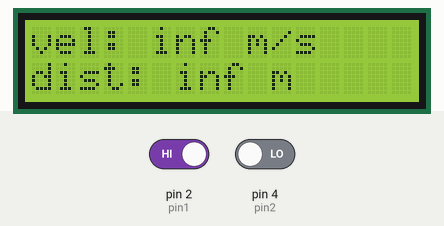
A sketch run on a simulated Arduino Uno, built with avr-gcc and run on an emulated ATmega328P. Shown: 16×2 character LCD. The inputs (shaded band) are chosen by the test bench; at power-on: pin 2 (pin1) HIGH, pin 4 (pin2) LOW. What the sketch prints to the serial monitor is not drawn.

Above: at 1.2 s.
1.3 s: pin 2 (pin1) driven LOW
At 2.5 s:
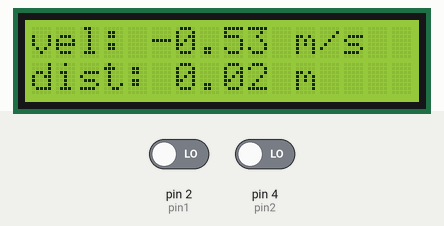
2.8 s: pin 4 (pin2) driven HIGH
At 4.2 s:
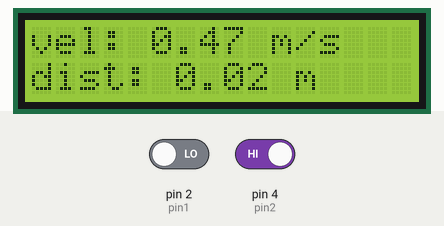
Timing chart, 0 to 5.8 s (numbered marks = the images above; inputs shaded):
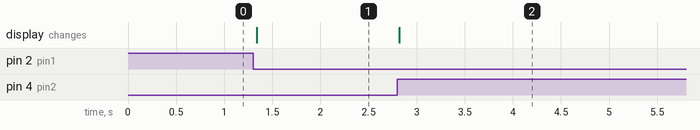

The sketch:

rocketInitialSpeed.ino.ino
```cpp
#include "LiquidCrystal.h" //to find in library

LiquidCrystal lcd(3,5,6,7,8,9,10,11,12,13);


double time1 = 0.0;
double time2 = 0.0;
double totalTime = 0.0;
double distance = 0.7;
double speedRocket = 2.0;
const int pin1 = 2;
const int pin2 = 4;
boolean pin1Passed = false;
boolean pin2Passed = false;
double angle = 3.14159265359/6;
double weight = 0.2;
double gravity = 9.81;
double xFinal = 0.0;
int currentTime;

void setup() {
  // put your setup code here, to run once:
  Serial.begin(9600);
  lcd.begin(16,2);
  pinMode(pin1, INPUT);
  pinMode(pin2, INPUT);
}

void loop() {
  boolean pin1State = digitalRead(pin1);
  boolean pin2State = digitalRead(pin2);
  currentTime = millis();

  if (pin1State == LOW && pin1Passed == false) {
    time1 = currentTime;
    pin1Passed = true;
    Serial.println(time1);
    }
  if (pin2State == HIGH && pin2Passed == false && pin1Passed == true){
    time2 = currentTime;
    pin2Passed = true;
    }
  totalTime = time2 - time1;
  Serial.println(totalTime);
  speedRocket = 1000*distance/totalTime;
  xFinal = sq(speedRocket)*sqrt(2)/2/9.81;
  //speedRocket * cos(angle) * (2 * speedRocket * sin(angle))/(gravity)
  lcd.setCursor(0, 0);
  lcd.write("vel: ");
  lcd.print(speedRocket);
  lcd.write(" m/s      ");
  lcd.setCursor(0, 1);
  lcd.write("dist: ");
  lcd.print(xFinal);
  lcd.write(" m");
  Serial.println(speedRocket);
}
```

Measured:
- after the input at 1.3 s, the display: changes at once (image 1)
- after the input at 2.8 s, the display: changes at once (image 2)
